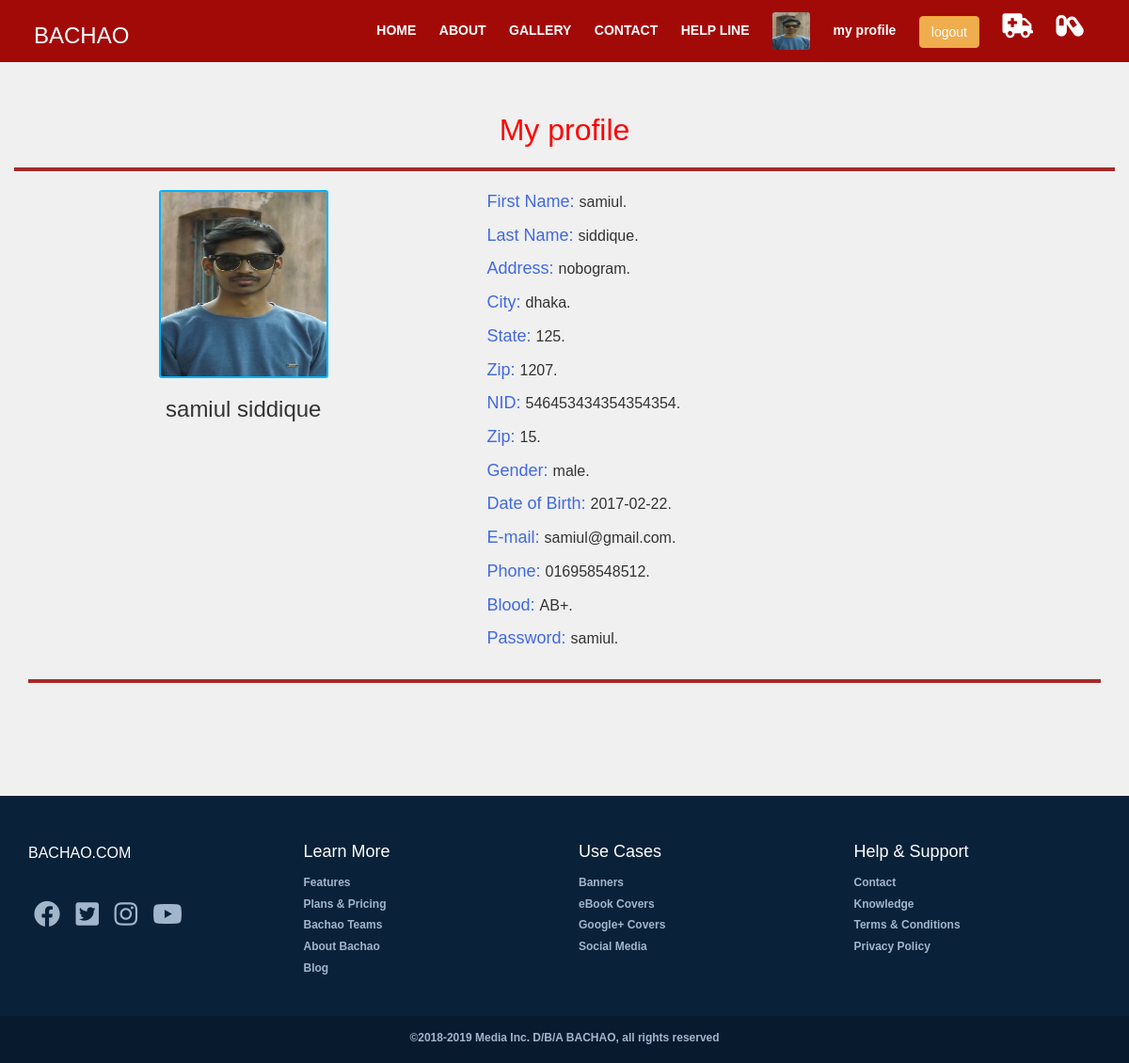
Screenshot of /reg_user/reg_user_profile.php (signed in) with the database file from the repository.
### tables this page shows
CREATE TABLE IF NOT EXISTS `registration` (
`reg_id` int(50) NOT NULL,
  `first_name` varchar(50) NOT NULL,
  `last_name` text NOT NULL,
  `address` varchar(50) NOT NULL,
  `city` varchar(50) NOT NULL,
  `state` varchar(50) NOT NULL,
  `zip` int(50) NOT NULL,
  `nid` varchar(200) NOT NULL,
  `age` int(50) NOT NULL,
  `gender` varchar(50) NOT NULL,
  `date` date NOT NULL,
  `phone` varchar(50) NOT NULL,
  `email` varchar(50) NOT NULL,
  `blood` varchar(50) NOT NULL,
  `photo` varchar(50) NOT NULL,
  `pass` varchar(50) NOT NULL,
  `type` int(50) NOT NULL
);

### reg_user/reg_user_profile.php (the view)
<?php
include 'reg_header.php';
include 'reg_menu.php';
?>
<section class="user_pro">
<div class="container">
<?php
    $user_email = $_SESSION['email'];
    $select= mysql_query("SELECT * FROM registration WHERE email='$user_email'");
    $fetch=  mysql_fetch_array($select);
    ?>
    <div class="row">
        <h1>My profile</h1>
        <hr>
        <div class="col-md-5 user_pro_pic">
            <img src="../<?php echo $fetch['photo'];?>">
            <h3 class="user_name"><?php echo $fetch['first_name'];?> <?php echo $fetch['last_name'];?></h3>
        </div>
        <div class="col-md-5 user_pro_text">
            <p><span>First Name: </span><?php echo $fetch['first_name'];?>.</p>
            <p><span>Last Name: </span><?php echo $fetch['last_name'];?>.</p>
            <p><span>Address: </span><?php echo $fetch['address'];?>.</p>
            <p><span>City: </span><?php echo $fetch['city'];?>.</p>
            <p><span>State: </span><?php echo $fetch['state'];?>.</p>
            <p><span>Zip: </span><?php echo $fetch['zip'];?>.</p>
            <p><span>NID: </span><?php echo $fetch['nid'];?>.</p>
            <p><span>Zip: </span><?php echo $fetch['age'];?>.</p>
            <p><span>Gender: </span><?php echo $fetch['gender'];?>.</p>
            <p><span>Date of Birth: </span><?php echo $fetch['date'];?>.</p>
            <p><span>E-mail: </span><?php echo $fetch['email'];?>.</p>
            <p><span>Phone: </span><?php echo $fetch['phone'];?>.</p>
            <p><span>Blood: </span><?php echo $fetch['blood'];?>.</p>
            <p><span>Password: </span><?php echo $fetch['pass'];?>.</p>
        </div>
    </div><hr>
</div>
</section>
<?php include '../user_footer.php';?>

### reg_user/reg_menu.php (shortened to what this page needs)
<div class="wrapper">
		<header>
			<nav>
			 <?php
    $user_email = $_SESSION['email'];
    $select= mysql_query("SELECT * FROM registration WHERE email='$user_email'");
    $fetch=  mysql_fetch_array($select);
    ?>
				<div class="logo ">
                                    <a href="reg_index.php"><h3 style="color: #fff;">BACHAO</h3></a>
				</div>
				<div class="menu black">
					<ul>
						<li><a href="reg_index.php">HOME</a></li>
						<li><a href="reg_about.php">ABOUT</a></li>
						<li><a href="reg_gallery.php">GALLERY </a></li>
						<li><a href="reg_contact.php">CONTACT</a></li>
                                                <li><a href="help_line.php">HELP LINE</a></li>
                                                <li class="re_img_li"><img class="re_img"  src="../<?php echo $fetch['photo'];?>"></li>
                                                <li><a href="reg_user_profile.php">my profile</a></li>
                                                <li><a href="../logout.php"><button type="button" class="bt btn btn-warning">logout</button></a></li>
                                                <li><a href="view_user_msg.php"><i style="font-size:26px;" class="fa fa-ambulance"></i></a></li>
                                                <li><a href="view_medi_msg.php"><i style="font-size:26px;" class="fas fa-capsules"></i></a></li>
                                        </ul>
				</div>
			</nav>
		</header>
	</div>

### style.css (style rules this page uses)
html,body { margin:0; padding: 0; width: 100%; }
body { height: 100vh; background: #f0f0f0; font-size: 16PX; font-family:proxima-nova,sans-serif; display: table; }
header { width:100%; height:10vh; background-size:cover; }
.wrapper { width:100%; height:0vh; background: url() no-repeat 50% 10%; background-size:cover; }
.logo { position: fixed; float: left; margin: -20px 36px; color: #f6f7fb; font-weight: bold; font-size: 24px; padding: 25px 0px; }
nav { position:fixed; width:100%; z-index: 20; }
nav ul { list-style:none; background:#A20A08; overflow:hidden; color:#fff; padding:8px; text-align:center; padding-left: 30%; transition:0.3s; }
nav ul li { display:inline-block; right: 0; padding: 5px 10px; }
nav ul li a { text-decoration:none; color:#fff; font-size:14px; font-weight: bold; }
.user_pro { margin: 100px auto; text-align: center; }
.user_pro h1 { color:red; }
.user_pro hr { border: 2px solid brown; }
.user_pro_pic img { height: 200px; width: 180px; border-radius: 3px; border: 2px solid #00b3ff; }
.user_pro_text { text-align: left; }
.user_pro_text p { font-size: 16px; }
.user_pro_text p span { font-size: 18px; color: royalblue; }

### reg_user/reg_menu.php (style rules this page uses)
.re_img { height: 40px; width: 40px; border-radius: 3px; }

### rows the page displays
registration: photo (picture), first_name "samiul", last_name "siddique", address "nobogram", city "dhaka", state "125", zip "1207", nid "546453434354354354", age "15", gender "male", date "2017-02-22", email "samiul@gmail.com", phone "016958548512", blood "AB+", pass "samiul"
